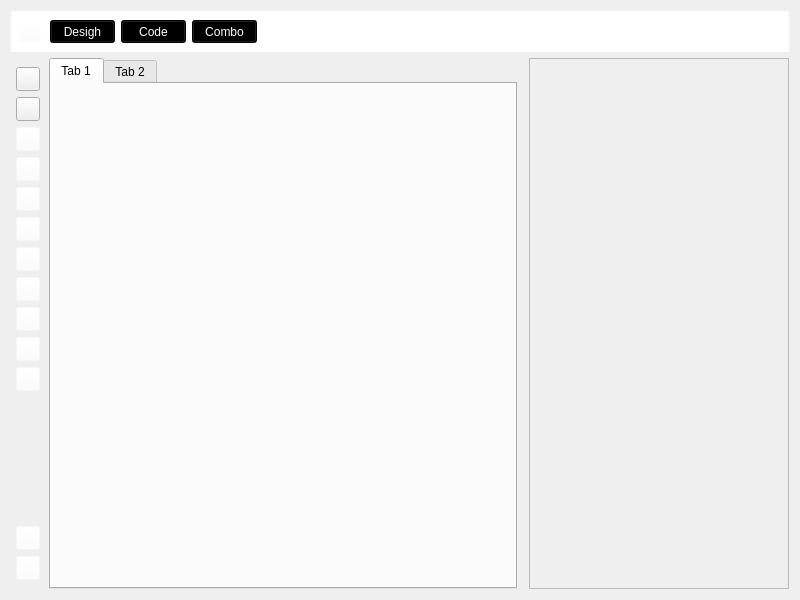
<?xml version="1.0" encoding="UTF-8"?>
<ui version="4.0">
 <class>Widget</class>
 <widget class="QWidget" name="Widget">
  <property name="geometry">
   <rect>
    <x>0</x>
    <y>0</y>
    <width>800</width>
    <height>600</height>
   </rect>
  </property>
  <property name="windowTitle">
   <string>Widget</string>
  </property>
  <property name="styleSheet">
   <string notr="true">QMenu {
    background-color: white;
    margin: 2px; /* some spacing around the menu */
    border: 1px solid black;
}

QMenu::item {
    padding: 2px 25px 2px 20px;
    border: 1px solid transparent; /* reserve space for selection border */
}

QMenu::item:selected {
    border-color: darkblue;
    background: rgba(100, 100, 100, 150);
}

QMenu::icon:checked { /* appearance of a 'checked' icon */
    background: gray;
    border: 1px inset gray;
    position: absolute;
    top: 1px;
    right: 1px;
    bottom: 1px;
    left: 1px;
}

QMenu::separator {
    height: 2px;
    background: lightblue;
    margin-left: 10px;
    margin-right: 5px;
}

QMenu::indicator {
    width: 13px;
    height: 13px;
}

</string>
  </property>
  <layout class="QVBoxLayout" name="verticalLayout_3">
   <item>
    <widget class="QWidget" name="widget" native="true">
     <property name="sizePolicy">
      <sizepolicy hsizetype="Expanding" vsizetype="Preferred">
       <horstretch>0</horstretch>
       <verstretch>0</verstretch>
      </sizepolicy>
     </property>
     <property name="minimumSize">
      <size>
       <width>741</width>
       <height>41</height>
      </size>
     </property>
     <property name="styleSheet">
      <string notr="true">background-color: rgb(255, 255, 255);</string>
     </property>
     <layout class="QHBoxLayout" name="horizontalLayout">
      <item>
       <widget class="QPushButton" name="pushButton_3">
        <property name="sizePolicy">
         <sizepolicy hsizetype="Preferred" vsizetype="Preferred">
          <horstretch>0</horstretch>
          <verstretch>0</verstretch>
         </sizepolicy>
        </property>
        <property name="maximumSize">
         <size>
          <width>21</width>
          <height>24</height>
         </size>
        </property>
        <property name="styleSheet">
         <string notr="true">QPushButton#pushButton_3{
	background-color: rgb(0, 0, 0);
	background-color: rgba(255, 255, 255, 0);

	
	
	
	
	image: url(:/icons/images/menu.png);
}

QPushButton:pressed#pushButton_3{
	
		
	
	
	image: url(:/icons/images/menuHover.png);
}

</string>
        </property>
        <property name="text">
         <string/>
        </property>
        <property name="iconSize">
         <size>
          <width>25</width>
          <height>25</height>
         </size>
        </property>
        <property name="flat">
         <bool>false</bool>
        </property>
       </widget>
      </item>
      <item>
       <spacer name="horizontalSpacer_2">
        <property name="orientation">
         <enum>Qt::Horizontal</enum>
        </property>
        <property name="sizeType">
         <enum>QSizePolicy::Fixed</enum>
        </property>
        <property name="sizeHint" stdset="0">
         <size>
          <width>3</width>
          <height>20</height>
         </size>
        </property>
       </spacer>
      </item>
      <item>
       <widget class="QPushButton" name="desigh">
        <property name="sizePolicy">
         <sizepolicy hsizetype="Fixed" vsizetype="Fixed">
          <horstretch>0</horstretch>
          <verstretch>0</verstretch>
         </sizepolicy>
        </property>
        <property name="minimumSize">
         <size>
          <width>65</width>
          <height>0</height>
         </size>
        </property>
        <property name="maximumSize">
         <size>
          <width>65</width>
          <height>24</height>
         </size>
        </property>
        <property name="styleSheet">
         <string notr="true">QPushButton {
	background-color: rgb(0, 0, 0);
	color: rgb(255, 255, 255);
}

QPushButton:pressed {
	background-color: rgb(0, 0, 0);
	background-color: rgb(72, 72, 72);
}

QPushButton:flat {
    border: none; /* no border for a flat push button */
}

QPushButton:default {
    border-color: navy; /* make the default button prominent */
}</string>
        </property>
        <property name="text">
         <string>Desigh</string>
        </property>
        <property name="default">
         <bool>false</bool>
        </property>
        <property name="flat">
         <bool>false</bool>
        </property>
       </widget>
      </item>
      <item>
       <widget class="QPushButton" name="code_button">
        <property name="sizePolicy">
         <sizepolicy hsizetype="Fixed" vsizetype="Fixed">
          <horstretch>0</horstretch>
          <verstretch>0</verstretch>
         </sizepolicy>
        </property>
        <property name="minimumSize">
         <size>
          <width>65</width>
          <height>0</height>
         </size>
        </property>
        <property name="maximumSize">
         <size>
          <width>65</width>
          <height>24</height>
         </size>
        </property>
        <property name="styleSheet">
         <string notr="true">QPushButton {
	background-color: rgb(0, 0, 0);
	color: rgb(255, 255, 255);
}

QPushButton:pressed {
	background-color: rgb(0, 0, 0);
	background-color: rgb(72, 72, 72);
}

QPushButton:flat {
    border: none; /* no border for a flat push button */
}

QPushButton:default {
    border-color: navy; /* make the default button prominent */
}</string>
        </property>
        <property name="text">
         <string>Code</string>
        </property>
       </widget>
      </item>
      <item>
       <widget class="QPushButton" name="combo">
        <property name="sizePolicy">
         <sizepolicy hsizetype="Fixed" vsizetype="Fixed">
          <horstretch>0</horstretch>
          <verstretch>0</verstretch>
         </sizepolicy>
        </property>
        <property name="minimumSize">
         <size>
          <width>55</width>
          <height>0</height>
         </size>
        </property>
        <property name="maximumSize">
         <size>
          <width>65</width>
          <height>24</height>
         </size>
        </property>
        <property name="styleSheet">
         <string notr="true">background-color: rgb(0, 0, 0);
color: rgb(255, 255, 255);</string>
        </property>
        <property name="text">
         <string>Combo</string>
        </property>
       </widget>
      </item>
      <item>
       <spacer name="horizontalSpacer">
        <property name="orientation">
         <enum>Qt::Horizontal</enum>
        </property>
        <property name="sizeHint" stdset="0">
         <size>
          <width>40</width>
          <height>20</height>
         </size>
        </property>
       </spacer>
      </item>
     </layout>
    </widget>
   </item>
   <item>
    <layout class="QHBoxLayout" name="horizontalLayout_2">
     <item>
      <widget class="QWidget" name="obj_panel" native="true">
       <property name="sizePolicy">
        <sizepolicy hsizetype="Fixed" vsizetype="Preferred">
         <horstretch>0</horstretch>
         <verstretch>0</verstretch>
        </sizepolicy>
       </property>
       <property name="minimumSize">
        <size>
         <width>32</width>
         <height>0</height>
        </size>
       </property>
       <property name="maximumSize">
        <size>
         <width>32</width>
         <height>16777215</height>
        </size>
       </property>
       <property name="styleSheet">
        <string notr="true"/>
       </property>
       <layout class="QVBoxLayout" name="verticalLayout_2">
        <property name="leftMargin">
         <number>5</number>
        </property>
        <property name="rightMargin">
         <number>5</number>
        </property>
        <item>
         <widget class="QPushButton" name="pushbutton_b">
          <property name="sizePolicy">
           <sizepolicy hsizetype="Fixed" vsizetype="Fixed">
            <horstretch>0</horstretch>
            <verstretch>0</verstretch>
           </sizepolicy>
          </property>
          <property name="minimumSize">
           <size>
            <width>24</width>
            <height>24</height>
           </size>
          </property>
          <property name="maximumSize">
           <size>
            <width>24</width>
            <height>25</height>
           </size>
          </property>
          <property name="styleSheet">
           <string notr="true"/>
          </property>
          <property name="text">
           <string/>
          </property>
         </widget>
        </item>
        <item>
         <widget class="QPushButton" name="checkbox_b">
          <property name="sizePolicy">
           <sizepolicy hsizetype="Fixed" vsizetype="Fixed">
            <horstretch>0</horstretch>
            <verstretch>0</verstretch>
           </sizepolicy>
          </property>
          <property name="minimumSize">
           <size>
            <width>24</width>
            <height>24</height>
           </size>
          </property>
          <property name="maximumSize">
           <size>
            <width>24</width>
            <height>25</height>
           </size>
          </property>
          <property name="styleSheet">
           <string notr="true"/>
          </property>
          <property name="text">
           <string/>
          </property>
         </widget>
        </item>
        <item>
         <widget class="QPushButton" name="label_b">
          <property name="sizePolicy">
           <sizepolicy hsizetype="Fixed" vsizetype="Fixed">
            <horstretch>0</horstretch>
            <verstretch>0</verstretch>
           </sizepolicy>
          </property>
          <property name="minimumSize">
           <size>
            <width>24</width>
            <height>24</height>
           </size>
          </property>
          <property name="maximumSize">
           <size>
            <width>24</width>
            <height>25</height>
           </size>
          </property>
          <property name="styleSheet">
           <string notr="true">QPushButton {
	background-color: rgb(0, 0, 0);
	background-color: rgba(255, 255, 255, 0);

	
	image: url(:/icons/images/label.png);
}

QPushButton:hover {
  
	image: url(:/icons/images/labelHover.png);
}

QPushButton:flat {
    border: none; /* no border for a flat push button */
}

QPushButton:default {
    border-color: navy; /* make the default button prominent */
}</string>
          </property>
          <property name="text">
           <string/>
          </property>
         </widget>
        </item>
        <item>
         <widget class="QPushButton" name="combobox_b">
          <property name="sizePolicy">
           <sizepolicy hsizetype="Fixed" vsizetype="Fixed">
            <horstretch>0</horstretch>
            <verstretch>0</verstretch>
           </sizepolicy>
          </property>
          <property name="minimumSize">
           <size>
            <width>24</width>
            <height>24</height>
           </size>
          </property>
          <property name="maximumSize">
           <size>
            <width>24</width>
            <height>25</height>
           </size>
          </property>
          <property name="styleSheet">
           <string notr="true">QPushButton {
	background-color: rgb(0, 0, 0);
	background-color: rgba(255, 255, 255, 0);

	
	
	image: url(:/icons/images/comboBox.png);
}

QPushButton:hover {
  
	
	image: url(:/icons/images/comboBoxHover.png);
}

QPushButton:flat {
    border: none; /* no border for a flat push button */
}

QPushButton:default {
    border-color: navy; /* make the default button prominent */
}</string>
          </property>
          <property name="text">
           <string/>
          </property>
         </widget>
        </item>
        <item>
         <widget class="QPushButton" name="line_edit">
          <property name="sizePolicy">
           <sizepolicy hsizetype="Fixed" vsizetype="Fixed">
            <horstretch>0</horstretch>
            <verstretch>0</verstretch>
           </sizepolicy>
          </property>
          <property name="minimumSize">
           <size>
            <width>24</width>
            <height>24</height>
           </size>
          </property>
          <property name="maximumSize">
           <size>
            <width>24</width>
            <height>26</height>
           </size>
          </property>
          <property name="styleSheet">
           <string notr="true">QPushButton {
	background-color: rgb(0, 0, 0);
	background-color: rgba(255, 255, 255, 0);

	image: url(:/icons/images/lineEdit.png);
}

QPushButton:hover {
	image: url(:/icons/images/lineEditHover.png);
}

QPushButton:flat {
    border: none; /* no border for a flat push button */
}

QPushButton:default {
    border-color: navy; /* make the default button prominent */
}</string>
          </property>
          <property name="text">
           <string/>
          </property>
         </widget>
        </item>
        <item>
         <widget class="QPushButton" name="list_b">
          <property name="sizePolicy">
           <sizepolicy hsizetype="Fixed" vsizetype="Fixed">
            <horstretch>0</horstretch>
            <verstretch>0</verstretch>
           </sizepolicy>
          </property>
          <property name="minimumSize">
           <size>
            <width>24</width>
            <height>24</height>
           </size>
          </property>
          <property name="maximumSize">
           <size>
            <width>24</width>
            <height>25</height>
           </size>
          </property>
          <property name="styleSheet">
           <string notr="true">QPushButton {
	background-color: rgb(0, 0, 0);
	background-color: rgba(255, 255, 255, 0);

	image: url(:/icons/images/listWidget.png);
}

QPushButton:hover {
	
	image: url(:/icons/images/listWidgetHover.png);
}

QPushButton:flat {
    border: none; /* no border for a flat push button */
}

QPushButton:default {
    border-color: navy; /* make the default button prominent */
}</string>
          </property>
          <property name="text">
           <string/>
          </property>
         </widget>
        </item>
        <item>
         <widget class="QPushButton" name="radio_b">
          <property name="sizePolicy">
           <sizepolicy hsizetype="Fixed" vsizetype="Fixed">
            <horstretch>0</horstretch>
            <verstretch>0</verstretch>
           </sizepolicy>
          </property>
          <property name="minimumSize">
           <size>
            <width>24</width>
            <height>24</height>
           </size>
          </property>
          <property name="maximumSize">
           <size>
            <width>24</width>
            <height>25</height>
           </size>
          </property>
          <property name="styleSheet">
           <string notr="true">QPushButton {
	background-color: rgb(0, 0, 0);
	background-color: rgba(255, 255, 255, 0);

	image: url(:/icons/images/radio.png);
}

QPushButton:hover{
	
		
	image: url(:/icons/images/radioHover.png);
}

QPushButton:flat {
    border: none; /* no border for a flat push button */
}

QPushButton:default {
    border-color: navy; /* make the default button prominent */
}</string>
          </property>
          <property name="text">
           <string/>
          </property>
         </widget>
        </item>
        <item>
         <widget class="QPushButton" name="speenbox_b">
          <property name="sizePolicy">
           <sizepolicy hsizetype="Fixed" vsizetype="Fixed">
            <horstretch>0</horstretch>
            <verstretch>0</verstretch>
           </sizepolicy>
          </property>
          <property name="minimumSize">
           <size>
            <width>24</width>
            <height>24</height>
           </size>
          </property>
          <property name="maximumSize">
           <size>
            <width>24</width>
            <height>25</height>
           </size>
          </property>
          <property name="styleSheet">
           <string notr="true">QPushButton {
	background-color: rgb(0, 0, 0);
	background-color: rgba(255, 255, 255, 0);

	
	image: url(:/icons/images/spenBox.png);
}

QPushButton:hover{
	
		
	image: url(:/icons/images/speenBoxHover.png);
}

QPushButton:flat {
    border: none; /* no border for a flat push button */
}

QPushButton:default {
    border-color: navy; /* make the default button prominent */
}</string>
          </property>
          <property name="text">
           <string/>
          </property>
         </widget>
        </item>
        <item>
         <widget class="QPushButton" name="tab_b">
          <property name="sizePolicy">
           <sizepolicy hsizetype="Fixed" vsizetype="Fixed">
            <horstretch>0</horstretch>
            <verstretch>0</verstretch>
           </sizepolicy>
          </property>
          <property name="minimumSize">
           <size>
            <width>24</width>
            <height>24</height>
           </size>
          </property>
          <property name="maximumSize">
           <size>
            <width>24</width>
            <height>25</height>
           </size>
          </property>
          <property name="styleSheet">
           <string notr="true">QPushButton {
	background-color: rgb(0, 0, 0);
	background-color: rgba(255, 255, 255, 0);

	
	
	image: url(:/icons/images/tabWidget.png);
}

QPushButton:hover {
	
		
	
	image: url(:/icons/images/tabWidgetHover.png);
}

QPushButton:flat {
    border: none; /* no border for a flat push button */
}

QPushButton:default {
    border-color: navy; /* make the default button prominent */
}</string>
          </property>
          <property name="text">
           <string/>
          </property>
         </widget>
        </item>
        <item>
         <widget class="QPushButton" name="textedit_b">
          <property name="sizePolicy">
           <sizepolicy hsizetype="Fixed" vsizetype="Fixed">
            <horstretch>0</horstretch>
            <verstretch>0</verstretch>
           </sizepolicy>
          </property>
          <property name="minimumSize">
           <size>
            <width>24</width>
            <height>24</height>
           </size>
          </property>
          <property name="maximumSize">
           <size>
            <width>24</width>
            <height>25</height>
           </size>
          </property>
          <property name="styleSheet">
           <string notr="true">QPushButton {
	background-color: rgb(0, 0, 0);
	background-color: rgba(255, 255, 255, 0);

	
	
	image: url(:/icons/images/textEdit.png);
}

QPushButton:hover {
	
		
	
	
	image: url(:/icons/images/textEditHover.png);
}

QPushButton:flat {
    border: none; /* no border for a flat push button */
}

QPushButton:default {
    border-color: navy; /* make the default button prominent */
}</string>
          </property>
          <property name="text">
           <string/>
          </property>
         </widget>
        </item>
        <item>
         <widget class="QPushButton" name="settingsbutton_b">
          <property name="sizePolicy">
           <sizepolicy hsizetype="Fixed" vsizetype="Fixed">
            <horstretch>0</horstretch>
            <verstretch>0</verstretch>
           </sizepolicy>
          </property>
          <property name="minimumSize">
           <size>
            <width>24</width>
            <height>24</height>
           </size>
          </property>
          <property name="maximumSize">
           <size>
            <width>24</width>
            <height>25</height>
           </size>
          </property>
          <property name="styleSheet">
           <string notr="true">QPushButton {
	background-color: rgb(0, 0, 0);
	background-color: rgba(255, 255, 255, 0);

	
	
	
	image: url(:/icons/images/toolButton.png);
}

QPushButton:hover {
	
		
	
	
	image: url(:/icons/images/toolButtonHover.png);
}

QPushButton:flat {
    border: none; /* no border for a flat push button */
}

QPushButton:default {
    border-color: navy; /* make the default button prominent */
}</string>
          </property>
          <property name="text">
           <string/>
          </property>
         </widget>
        </item>
        <item>
         <spacer name="verticalSpacer_2">
          <property name="orientation">
           <enum>Qt::Vertical</enum>
          </property>
          <property name="sizeType">
           <enum>QSizePolicy::Expanding</enum>
          </property>
          <property name="sizeHint" stdset="0">
           <size>
            <width>20</width>
            <height>40</height>
           </size>
          </property>
         </spacer>
        </item>
        <item>
         <widget class="QPushButton" name="copyWidgetSS">
          <property name="sizePolicy">
           <sizepolicy hsizetype="Fixed" vsizetype="Fixed">
            <horstretch>0</horstretch>
            <verstretch>0</verstretch>
           </sizepolicy>
          </property>
          <property name="minimumSize">
           <size>
            <width>24</width>
            <height>24</height>
           </size>
          </property>
          <property name="styleSheet">
           <string notr="true">QPushButton {
	background-color: rgb(0, 0, 0);
	background-color: rgba(255, 255, 255, 0);

	image: url(:/icons/images/qtDes.png);
}

QPushButton:hover{
	
		
	image: url(:/icons/images/qtDes.png);
}

QPushButton:flat {
    border: none; /* no border for a flat push button */
}

QPushButton:default {
    border-color: navy; /* make the default button prominent */
}</string>
          </property>
          <property name="text">
           <string/>
          </property>
         </widget>
        </item>
        <item>
         <widget class="QPushButton" name="copySS">
          <property name="sizePolicy">
           <sizepolicy hsizetype="Fixed" vsizetype="Fixed">
            <horstretch>0</horstretch>
            <verstretch>0</verstretch>
           </sizepolicy>
          </property>
          <property name="minimumSize">
           <size>
            <width>24</width>
            <height>24</height>
           </size>
          </property>
          <property name="styleSheet">
           <string notr="true">QPushButton {
	background-color: rgb(0, 0, 0);
	background-color: rgba(255, 255, 255, 0);

	image: url(:/icons/images/ss.png);
}

QPushButton:hover{
	
		
	image: url(:/icons/images/ss.png);
}

QPushButton:flat {
    border: none; /* no border for a flat push button */
}

QPushButton:default {
    border-color: navy; /* make the default button prominent */
}</string>
          </property>
          <property name="text">
           <string/>
          </property>
         </widget>
        </item>
       </layout>
      </widget>
     </item>
     <item>
      <widget class="QTabWidget" name="tabWidget">
       <property name="styleSheet">
        <string notr="true"/>
       </property>
       <property name="currentIndex">
        <number>0</number>
       </property>
       <widget class="QWidget" name="tab">
        <attribute name="title">
         <string>Tab 1</string>
        </attribute>
       </widget>
       <widget class="QWidget" name="tab_2">
        <attribute name="title">
         <string>Tab 2</string>
        </attribute>
        <layout class="QHBoxLayout" name="horizontalLayout_3">
         <item>
          <widget class="QTextEdit" name="colNum">
           <property name="sizePolicy">
            <sizepolicy hsizetype="Fixed" vsizetype="Expanding">
             <horstretch>0</horstretch>
             <verstretch>0</verstretch>
            </sizepolicy>
           </property>
           <property name="minimumSize">
            <size>
             <width>40</width>
             <height>0</height>
            </size>
           </property>
           <property name="maximumSize">
            <size>
             <width>20</width>
             <height>16777215</height>
            </size>
           </property>
           <property name="styleSheet">
            <string notr="true">font: 12pt &quot;Ubuntu&quot;;
background-color: rgb(238, 238, 238);
color: rgb(130, 130, 130);</string>
           </property>
          </widget>
         </item>
         <item>
          <widget class="QTextEdit" name="code_edit">
           <property name="sizePolicy">
            <sizepolicy hsizetype="Expanding" vsizetype="Expanding">
             <horstretch>0</horstretch>
             <verstretch>0</verstretch>
            </sizepolicy>
           </property>
           <property name="styleSheet">
            <string notr="true">font: 12pt &quot;Courier New&quot;;</string>
           </property>
           <property name="frameShadow">
            <enum>QFrame::Sunken</enum>
           </property>
           <property name="html">
            <string>&lt;!DOCTYPE HTML PUBLIC &quot;-//W3C//DTD HTML 4.0//EN&quot; &quot;http://www.w3.org/TR/REC-html40/strict.dtd&quot;&gt;
&lt;html&gt;&lt;head&gt;&lt;meta name=&quot;qrichtext&quot; content=&quot;1&quot; /&gt;&lt;meta charset=&quot;utf-8&quot; /&gt;&lt;style type=&quot;text/css&quot;&gt;
p, li { white-space: pre-wrap; }
&lt;/style&gt;&lt;/head&gt;&lt;body style=&quot; font-family:'Courier New'; font-size:12pt; font-weight:400; font-style:normal;&quot;&gt;
&lt;p style=&quot;-qt-paragraph-type:empty; margin-top:0px; margin-bottom:0px; margin-left:0px; margin-right:0px; -qt-block-indent:0; text-indent:0px;&quot;&gt;&lt;br /&gt;&lt;/p&gt;&lt;/body&gt;&lt;/html&gt;</string>
           </property>
           <property name="placeholderText">
            <string/>
           </property>
          </widget>
         </item>
        </layout>
       </widget>
      </widget>
     </item>
     <item>
      <widget class="QWidget" name="widget_2" native="true"/>
     </item>
     <item>
      <widget class="QScrollArea" name="scrollArea">
       <property name="minimumSize">
        <size>
         <width>260</width>
         <height>0</height>
        </size>
       </property>
       <property name="maximumSize">
        <size>
         <width>200</width>
         <height>16777215</height>
        </size>
       </property>
       <property name="styleSheet">
        <string notr="true"/>
       </property>
       <property name="widgetResizable">
        <bool>true</bool>
       </property>
       <widget class="QWidget" name="scrollAreaWidgetContents">
        <property name="geometry">
         <rect>
          <x>0</x>
          <y>0</y>
          <width>258</width>
          <height>530</height>
         </rect>
        </property>
        <property name="styleSheet">
         <string notr="true">QScrollBar:horizontal {
    border: 2px solid grey;
    background: #32CC99;
    height: 15px;
    margin: 0px 20px 0 20px;
}
QScrollBar::handle:horizontal {
    background: white;
    min-width: 20px;
}
QScrollBar::add-line:horizontal {
    border: 2px solid grey;
    background: #32CC99;
    width: 20px;
    subcontrol-position: right;
    subcontrol-origin: margin;
}

QScrollBar::sub-line:horizontal {
    border: 2px solid grey;
    background: #32CC99;
    width: 20px;
    subcontrol-position: left;
    subcontrol-origin: margin;
}</string>
        </property>
       </widget>
      </widget>
     </item>
    </layout>
   </item>
  </layout>
 </widget>
 <resources/>
 <connections/>
</ui>
